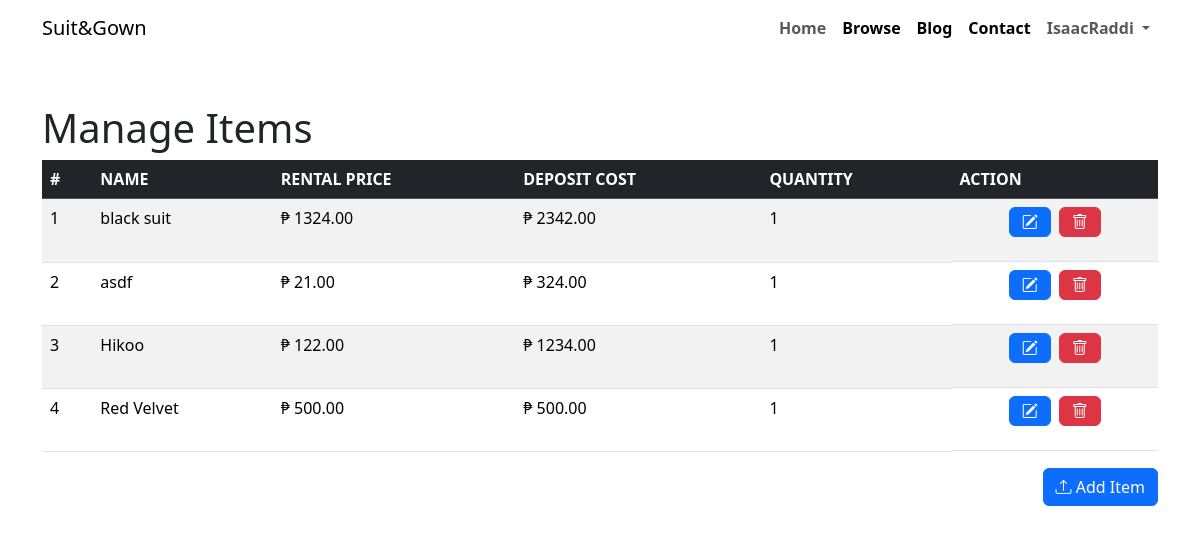
The page /frontend/manage/manage.php (signed in) on the database as committed earlier.
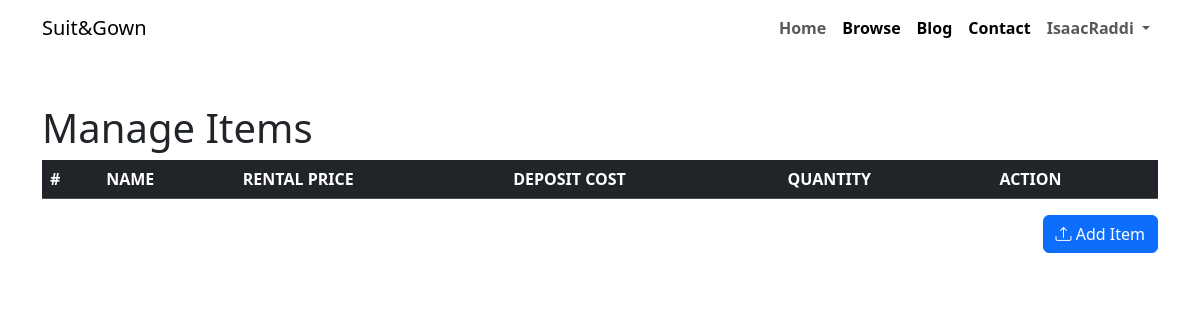
The same page on the database as committed later.
### tables this page shows
CREATE TABLE `item` (
  `item_id` int(11) NOT NULL,
  `name` varchar(255) DEFAULT NULL,
  `type` varchar(255) DEFAULT NULL,
  `size` decimal(11,2) DEFAULT NULL,
  `deposit_cost` decimal(11,2) DEFAULT NULL,
  `rental_cost` decimal(11,2) DEFAULT NULL,
  `quantity` int(11) DEFAULT 0,
  `owner_id` int(11) DEFAULT NULL,
  `in_stock` tinyint(1) DEFAULT 1
);

### backend/classes/users.class.php (called while the page is built, shortened)
<?php
require_once 'database.php';
class Users{
    protected $db ;
    function __construct(){
        $this->db = new Database();
    }
    function show(){
        $sql = "SELECT * FROM user ; ";
        $query =  $this->db->connect()->prepare($sql);
        if($query->execute()){
            $data = $query->fetchAll();
        }
        return $data;
    }
}
?>

### backend/classes/database.php (called while the page is built)
<?php
class Database{
    private $host = 'localhost';
    private $username = 'root';
    private $password = '';
    private $database = 'rental_management_system';
    protected $connection;
    function connect(){
        try
			{
				$this->connection = new PDO("mysql:host=$this->host;dbname=$this->database",
											$this->username, $this->password);
			}
			catch (PDOException $e)
			{
				echo "Connection error " . $e->getMessage();
			}
        return $this->connection;
    }
}
?>

### backend/classes/item.class.php (called while the page is built, shortened)
<?php
require_once 'database.php';
class Item{
    protected $db ;
    function __construct(){
        $this->db = new Database();
    }
    function show($user_id){
        $sql = "SELECT * FROM item
        WHERE owner_id = :id";
        $query =  $this->db->connect()->prepare($sql);
        $query->bindParam(':id', $user_id);
        if($query->execute()){
            $data = $query->fetchAll();
        }
        return $data;
    }
}
?>

### frontend/manage/manage.php (the view, shortened to what this page needs)
<?php
    require '../includes/head.php';
    require '../includes/header.php';
?>
        <?php
            if(isset($_SESSION['loggeduser'])){
                $logged_user = $_SESSION['loggeduser'];
            }else{
                header('location: ../../frontend/');
            }
        ?>
        <section class = "container my-5 table-responsive">
            <h1> Manage Items </h1>
            <table class=" table table-striped" id = "example">
            <thead class="table-dark">
                <tr>
                    <th>#</th>
                    <th>NAME</th>
                    <th>RENTAL PRICE</th>
                    <th>DEPOSIT COST</th>
                    <th>QUANTITY</th>
                    <th>ACTION</th>
                </tr>
            </thead>
            <tbody>
                <?php
                    require_once '../../backend/classes/item.class.php';
                    $item = new Item();
                    $results = $item->show($logged_user['user_id']);
                    if (!empty($results)) {
                        $i = 1;
                        foreach ($results as $value) {
                ?>
                <tr>
                    <td><?php echo $i; ?></td>
                    <td><?php echo htmlspecialchars($value['name']); ?></td>
                    <td><?php echo "₱ " . htmlspecialchars($value['rental_cost']); ?></td>
                    <td><?php echo "₱ " . htmlspecialchars($value['deposit_cost']); ?></td>
                    <td><?php echo htmlspecialchars($value['quantity']); ?></td>
                    <td class="text-center d-flex justify-content-center gap-2">
                        <div>
                            <button class="btn btn-primary  edit-item-btn" data-bs-toggle="modal"
                                data-id="<?php echo $value['item_id']; ?>"
                                data-name="<?php echo htmlspecialchars($value['name']); ?>"
                                data-type="<?php echo htmlspecialchars($value['type']); ?>"
                                data-size="<?php echo htmlspecialchars($value['size']); ?>"
                                data-deposit-cost="<?php echo htmlspecialchars($value['deposit_cost']); ?>"
                                data-rental-cost="<?php echo htmlspecialchars($value['rental_cost']); ?>"
                                >
                                <i class="bi bi-pencil-square"></i>
                            </button>
                        </div>
                        <form action="../../backend/tools/deleteitem_tool.php" method="POST" id = "deleteForm">
                            <button type="submit" class="btn btn-danger delete-item-btn" name="item_id" value="<?php echo $value['item_id']; ?>">
                                <i class="bi bi-trash"></i>
                            </button>
                        </form>
                    </td>
                </tr>
                <?php
                            $i++;
                        }
                    } else {
                ?>
                <?php
                    }
                ?>
            </tbody>
        </table>
        <div class = "d-flex justify-content-end mt-3">
            <button type="button" class="btn btn-primary" data-bs-toggle="modal" data-bs-target="#addItemModal">
            <i class="bi bi-upload"></i> Add Item
            </button>
        </div>
        </section>
<?php
    require '../includes/footer.php'
?>

Rows that differ between the two databases and show on the page:
removed item: name "black suit", rental_cost "1324.00", deposit_cost "2342.00", quantity "1", $value['item_id'] 12 (drawn)
removed item: name "asdf", rental_cost "21.00", deposit_cost "324.00", quantity "1", $value['item_id'] 13 (drawn)
removed item: name "Hikoo", rental_cost "122.00", deposit_cost "1234.00", quantity "1", $value['item_id'] 14 (drawn)
removed item: name "Red Velvet", rental_cost "500.00", deposit_cost "500.00", quantity "1", $value['item_id'] 22 (drawn)
